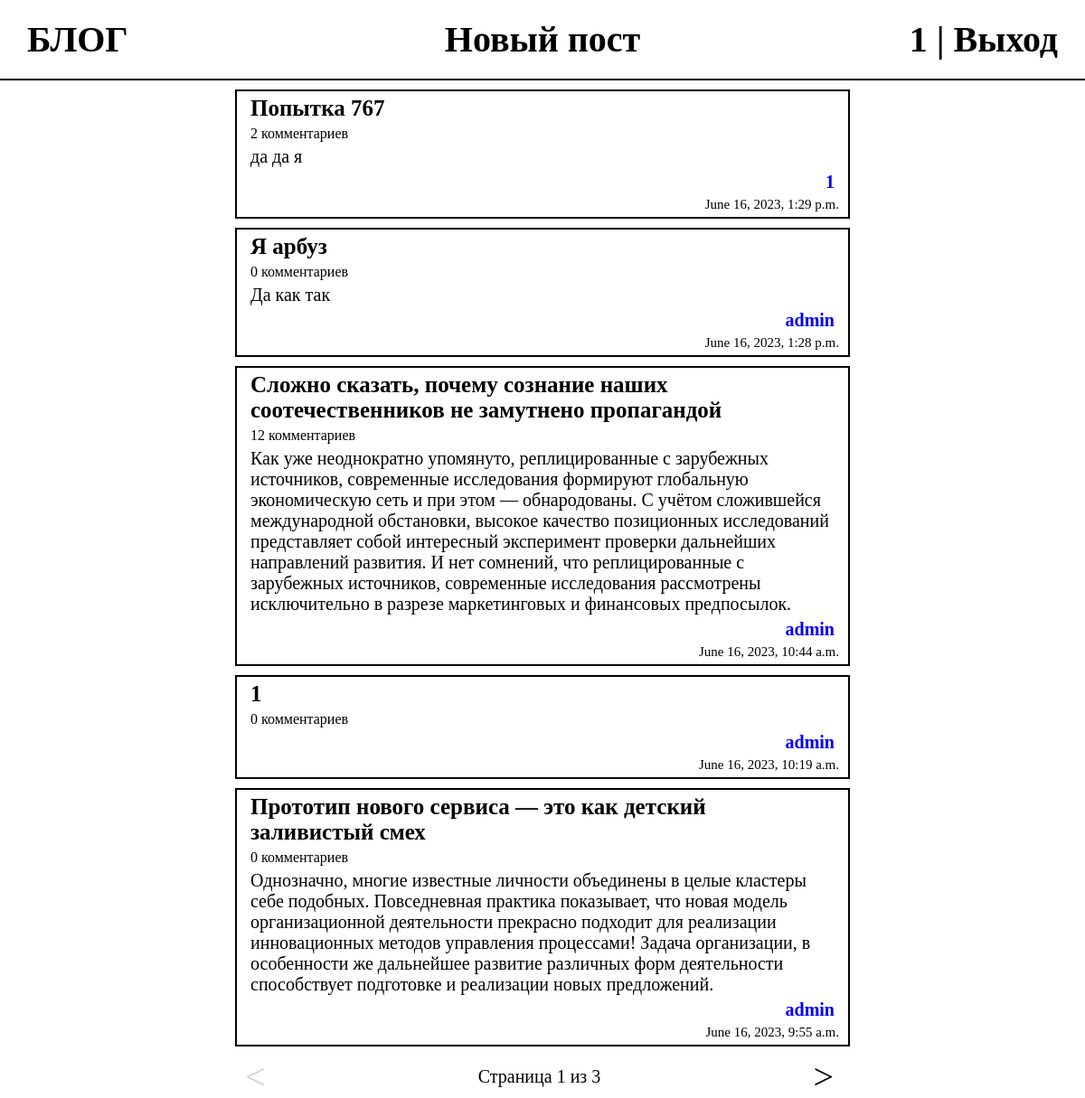
Page /blog/ (signed in) on the committed database.
### blog/models.py (models this page shows, shortened)
class Post(models.Model):
    STATUS_CHOICES = (
        ('draft', 'Draft'),
        ('published', 'Published'),
    )
    title = models.CharField(max_length=100, blank=False)
    text = models.TextField()
    publish = models.DateTimeField(default=timezone.now)
    created = models.DateTimeField(auto_now_add=True)
    updated = models.DateTimeField(auto_now=True)
    user = models.ForeignKey(User, on_delete=models.CASCADE, related_name='blog_posts')
    status = models.CharField(max_length=10, choices=STATUS_CHOICES, default='published')

### blog/views.py (the view)
# urls.py: path('', feed),
def feed(request):
    posts = Post.objects.all().order_by('-publish')
    paginator = Paginator(posts, 5)
    page_number = request.GET.get('page')
    try:
        posts = paginator.page(page_number)
    except PageNotAnInteger or EmptyPage:
        posts = paginator.page(1)
    return render(request, 'feed.html', {'posts': posts, 'page': page_number, 'user': request.user})

### blog/templates/feed.html (shortened to what this page needs)
{% extends "base.html" %}
{% block content %}
    <div class="feed">
        {% for post in posts %}
        <a href="/blog/post/{{post.id}}">
            <div class="post">
                <div class="post_title">{{post.title}} </div>
                <div class="post_comments">{{post.comments.count}} комментариев</div>
                <div class="post_text">{{post.text}}</div>
                <div class="post_user">{{post.user.username}}</div>
                <div class="post_datetime">{{post.publish}}</div>
            </div>
        </a>
        {% endfor %}
    </div>
    {% include "pagination.html" with page=posts %}
{% endblock %}

### blog/templates/base.html (shortened to what this page needs)
{% load static %}
<html lang="en">
<head>
    <link rel="stylesheet" href="{% static 'css/styles.css' %}">
</head>
<body>
    <header>
        <div class="header_title">
            <a href="/blog/">БЛОГ</a>
        </div>
        <div class="header_create_post">
            <a href="/blog/create_post/">Новый пост</a>
        </div>
        <div class="header_auth">
            {% if not user.is_authenticated %}
            <a href="/blog/login/">Вход</a> |
            <a href="/blog/register/">Регистрация</a>
            {% else %}
            {{user.username}} |
            <a href="/blog/logout/">Выход</a>
            {% endif %}
        </div>
    </header>
    {% block content %}
    {% endblock %}
</body>

### blog/static/css/styles.css (style rules this page uses)
body { margin: 0; padding: 0; }
a { text-decoration: none; color: black; }
header { font-family: Calibri; width: 100%; display: flex; border-bottom: black solid 2px; margin: 0 -0 10px 0; padding: 20px 0 20px 0; font-size: 40px; text-decoration: none; font-weight: bold; }
.header_title { float: left; text-align: left; padding-left: 30px; width: 30%; }
.header_create_post { float: left; text-align: center; width: 40%; }
.header_auth { float: left; text-align: right; padding-right: 30px; width: 30%; }
.feed, .pagination { . font-family: Calibri; width: 700px; margin: auto; border: black solid 0px; }
.post { font-family: Calibri; width: auto; margin: 10px; border: black solid 2px; }
.post_title { font-size: 25px; font-weight: bold; margin: 5px 15px; }
.post_text { font-size: 20px; margin: 5px 15px; }
.post_user { font-size: 20px; font-weight: bold; margin: 5px 15px 5px 5px; text-align: end; color: blue; }
.post_datetime { font-size: 15px; margin: 5px 10px; text-align: end; }
.post_comments { margin: 5px 15px; }

### rows in the picture
Post: title "Попытка 767", comments.count "2", text "да да я", user.username "1", publish "June 16, 2023, 1:29 p.m."
Post: title "Я арбуз", comments.count "0", text "Да как так", user.username "admin", publish "June 16, 2023, 1:28 p.m."
Post: title "Сложно сказать, почему сознание наших соотечественников не замутнено пропагандой", comments.count "12", text "Как уже неоднократно упомянуто, реплицированные с зарубежных источников, современные исследования формируют глобальную экономическую сеть и при этом — обнародованы. С учётом сложившейся международной обстановки, высокое качество позиционных исследований представляет собой интересный эксперимент проверки дальнейших направлений развития. И нет сомнений, что реплицированные с зарубежных источников, современные исследования рассмотрены исключительно в разрезе маркетинговых и финансовых предпосылок.", user.username "admin", publish "June 16, 2023, 10:44 a.m."
Post: title "1", comments.count "0", user.username "admin", publish "June 16, 2023, 10:19 a.m."
Post: title "Прототип нового сервиса — это как детский заливистый смех", comments.count "0", text "Однозначно, многие известные личности объединены в целые кластеры себе подобных. Повседневная практика показывает, что новая модель организационной деятельности прекрасно подходит для реализации инновационных методов управления процессами! Задача организации, в особенности же дальнейшее развитие различных форм деятельности способствует подготовке и реализации новых предложений.", user.username "admin", publish "June 16, 2023, 9:55 a.m."

### other values in the picture
{{ user.username }} "1"
{{ page.number }} "1"
{{ page.paginator.num_pages }} "3"
